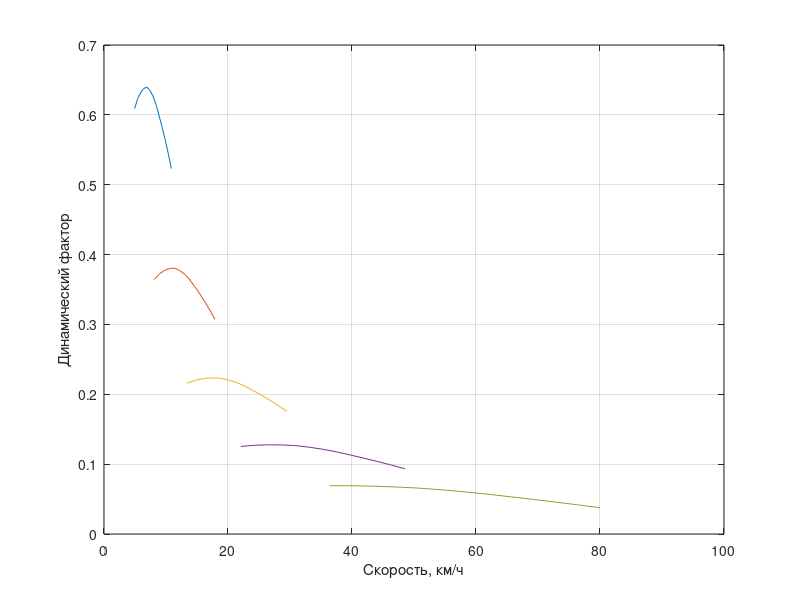

Write the MATLAB code that produced this figure. (Note: this script raises an error after producing the figure.)
clc;
clear;

%% Исходные данные

g = 9.81; % Ускорение свободного падения, м/с^2
m = 10000; %Масса машины, кг
v_max_km = 80; % Минимальная скорость движения машины, км/ч
v_max = v_max_km/3.6; %Макс скорость машины, м/с   
F_lob = 4.26; %Площадь лобового, м^2
alpha_max = deg2rad(30); %Максимальный угол подъема, град -> рад
r_ved = 0.350; %Радиус ведущего колеса, м
L = 3000; %Ресурс, ч
f_min = 0.019; %Мин. коэффициент сопротивления движению
f_max = 0.04; %Мин. коэффициент сопротивления движению
fi = 0.85; % Коэффициент сцепления с дорогой
%Разбиение на передачи производится по геометрическому закону

%% Хар-ки двигателя КамАЗ 740.51-320

n = 1000:100:2200; % Частота вращения, об/мин
M_ef = [1180 1209.6 1230 1243.6 1250 1243.6 1230 1208.6 1180 1149.8 1116.8 1079.9 1040]; % Эффективный момент, Н*м
N_ef = [123.57 139.33 154.57 169.29 183.26 195.34 206.09 215.16 222.42 228.78 233.84 237.49 239.6]; % Эффекстивная мощность, Вт
dvig = [n; M_ef; N_ef]; % Просто так

n_nom = max (n); % Номинальная частота оборотов двигателя, об/мин
n_m = n(M_ef == max(M_ef)); % Частота вращения двигателя при максимальном моменте, об/мин
M_e_max = max(M_ef); % Максимальный момент двигателя, Н*м
M_e_nom = M_ef(n == max(n)); % Момент при номинальных оборотах двигателя, Н*м

%% Определения максимальной мощности двигателя

alpha_min = deg2rad(1); % Продольный уклон дороги дороги, град -> рад
c_x = 0.9; % Коэффициент полной аэродинамической силы5
ro_v = 1.225; % Плотность воздуха, кг/м^3
eta_k = 0.96; % КПД конической передачи
eta_c = 0.97; % КПД цилиндрической передачи
eta_p = 0.96; % КПД планетарной одноступенчатой передачи
k_w = 0.5*c_x*ro_v; % коэффициент обтекаемости (среднее значение по В.Н.Наумову)

G = m*g; % вес, Н
f_0 = f_min*cos(alpha_min)+sin(alpha_min); % Суммарный коэф. сопротивления движению
P_v = k_w*F_lob*v_max^2; % Сила воздушного сопротивления, Н
P_dv = f_0*G+P_v; % Потребная сила тяги, Н
eta_tr = eta_k*eta_c^2*eta_p; % КПД трансмисии     ПОСМОТРЕТЬ НА РЕАЛЬНЫХ ПРИМЕРАХ
eta_gd = 0.919-0.01386*v_max; % КПД гусенечного движителя (для резинометалического шарнира)
eta_0 = eta_tr*eta_gd; % КПД машины 
% eta_0 = 0.9;
N_sv = (P_dv*v_max)/eta_0; % Максимальная свободная мощность двигателя, Вт


%N_emax = N_sv+N_p;
%N_p = N_v+N_vyh+N_vo; % Суммарные потери в энергетической установке, Вт
%N_v = 0,1*N_emax;
%N_vyh = 0,03*N_emax;
%N_vo = 0,02*N_emax;
%N_emax = N_sv+0,1*N_emax+0,03*N_emax+0,02*N_emax;
%N_emax = N_sv+0,15*N_emax;
%0,85*N_emax = N_sv
N_emax = N_sv/0.85; % Номинальная эффективная мощность, Вт
% проверили, что мощности хватает, и теперь опять смотрим на параметры
% двигателя
N_sv_sv = N_ef*0.85; % Свободное то, что оталось у двигатель после того, как забрали 15% на потери кВт
M_sv = 9549*N_sv_sv./n; % Свободный момент, Н*м


%% Определния минимальной скорости и кинематического диапазона трансмиссии

eta_gd_min = 0.919; % КПД гусеницы при минимальной скорости движения
eta_0_min = eta_tr*eta_gd_min; % Общий КПД машины при минимальной скорости движения
f_0_max = f_max*cos(alpha_max)+sin(alpha_max); % Максимальный общий коэффициент сопротивления движению
P_max = f_0_max*G; % Максимальная потребная сила тяги, Н
v_min = (N_sv*eta_0_min)/P_max; % Минимальная скорость движения машины, м/с 
v_min_km = v_min*3.6; % Минимальная скорость движения машины, км/ч
d = v_max/v_min; % Кинематический диапозон трансмисии                        
P_fi_max = fi*G*cos(alpha_max); % Максимальная сила тяги по сцеплению, Н
if (P_max>P_fi_max)
    disp ('Максимальная сила тяги превышает ограничение по сцеплению'); % максимальная сила тяги ограничивается сцеплением с дорогой
end

%% Построение характеристики двигателя КамАЗ 740.51-320

xlabel('Обороты в минуту')
ylabel('Крутящий момент, Н*м')
xlabel('Обороты в минуту')
ylabel('Мощность, Вт')
plot(n, N_ef, n, N_sv)

%% Выбор и разбивка промежуточных передач ступенчатой КПП

k_min = log10(d)/log10(n_nom/n_m); % Минимальное число передач (-1 на заднюю передачу)
k = ceil(k_min); % Число передач
q = nthroot(d, k-1); % Знаменатель геом. прогрессии
for j = 1:k
    v(j) = v_min*q^(j-1); % Скорости на i-ой передаче, м/с
end
v_km = v.*3.6;% Скорости на i-ой передаче, км/ч

i_0 = zeros(1,k);
i_0(k) = (3.6*r_ved*pi*n_nom)/(v_max_km*30);
for j = 1:length(i_0)-1
    i_0(k-j) = i_0(k+1-j)*q;
end

STRAIGHT = 3; % Номер прямой передачи
i_mp = 1; %
i_bp = i_0(STRAIGHT)/i_mp;
i_tm = i_bp*i_mp;
I = i_0/i_tm;


% Передаточные числа на передачах + подбор передаточных чисел

for j = 1:k
    i(j) = I(j)*i_tm;
end

% Скорости по передачам в зависимости от оборотов + КПД на разных скоростях
% + Сила сопротивления воздуха на разных скоростях + Сила сопротивления
% + Воздуха на разных скоростях
%  + Сила тяги по двигателю по передачам  + Динамические факторы по скоростям

for j = 1:k                                % _v - вектор     j - число передач    l - значение
    for l = 1:length(n)
    %v_v(j,l) = 0.337*r_ved.*n(l)/i(j)/3.6;
    v_v(j,l) = pi*r_ved.*n(l)/(30*i(j));
    v_km_v(j,l) = v_v(j,l)*3.6;
    eta_gd_v(j,l) = 0.919-0.01386.*v_v(j,l);
    eta_0_v(j,l) = eta_tr.*eta_gd_v(j,l);
    P_v_v(j,l) = k_w*F_lob.*v_v(j,l).^2;
    P_dv_v(j,l) = (M_sv(l)*i(j).*eta_0_v(j,l))/r_ved;
    D_v(j,l) = (P_dv_v(j,l)-P_v_v(j,l))/G;
    end
end

%plot (D_v(1,:));

for j = 1:k
    plot(v_km_v(j,:), D_v(j,:))
    hold on
end
grid on;
%legend('show');
xlabel ('Скорость, км/ч');
ylabel ('Динамический фактор')


%% Расчёт межосевого расстояния

K = 6.5; % H = 56..63 HRC HRCср =  60
M_max_vh = max(M_sv)
n_max_vh = max(n)
I_vh = 2; % Входной
M_max = M_max_vh*I_vh; % Момент максимальный на первой передаче
n_max = n_max_vh/I_vh;
a1w = K*(I(1)+1)*nthroot(M_max/I(1),3); % Предварительное межосевое расстояние, мм
for cyc = 1:k
    v_okr(cyc) = (2*pi*a1w*n_max)/(6*10^4*(I(cyc)+1)); % Окружная скорость на пятой передаче, м/с
end
psi_ba = 0.20; % Коэффициент ширины
N_HG = 30*611^(2.4); % Число циклов
if N_HG > 12*10^7
    N_HG = 12*10^7;
end
n_z = 1; %кол-во вхождений в зацепление
N_k = 60*n_max*n_z*3000*0.4; % Ресурс в циклах
Z_N = nthroot((N_HG/N_k),6); % Коэффициент долговечности
Z_V = 0.925*v_okr(1)^(0.05); % Коэффициент влияния окружной скорости
Z_R = 1; % Коэффициент влияния шероховатости
sigma_Hlim = 23*60;
S_H = 1.2; % Поверхность упрочнена
sigma_H = sigma_Hlim*Z_N*Z_R*Z_V/S_H;
K_Hv = 1.04 % Коэффициент внутренней динамики нагружения (степень точности 6)
psi_bd = 0.5*psi_ba*(I(1)+1);
K_0Hb = 1.28;
K_0Ha = 1
K_Hw = 1;
K_Ha = 1+(K_0Ha-1)*K_Hw
K_Hb = 1+(K_0Hb-1)*K_Hw
K_H = K_Hv*K_Hb*K_Ha; % Коэффициент нагрузки в расчётах на контактную точность
K_a = 450;
a_w = K_a*(I(1)+1)*nthroot((K_H*M_max)/(psi_ba*I(1)*sigma_H^2), 3); % Уточненное межосевое, мм
a_w = floor(a_w/10)*10+10

%% Расчёт модуля колес
%for cyc = 1:k
    %d2(cyc) = (2*a_w*I(cyc))/(I(cyc)+1) % ?
%end
b2 = psi_ba*a_w; % Ширина колеса, мм
b2 = 60; % Из ряда стандартных значений
b1 = b2+5
K_m = 3.4*10^3; % Для прямозубых
K_Fv = 1.10; % Коэффициент внутренней динамики нагружения (степень точности 6)
K_Fb = 0.18+0.82*K_0Hb
K_Fa = K_0Ha;
K_F = K_Fv*K_Fb*K_Fa; % Коэффициент нагрузки по напряжениям изгиба
sigma_Flim = 800; % Предел выносливости МПА
q = 9;
N_FG = 4*10^6
if N_k > N_FG
    N_k = N_FG;
end
Y_N = nthroot(N_FG/N_k, q);
Y_R = 1.2; % ?
Y_A = 0.75; 
S_F = 1.55;
sigma_F = sigma_Flim*Y_N*Y_R*Y_A/S_F
mod_max = (2*a_w)/(17*(I(1)+1)); % Максимальное значение модуля передачи;
mod_min = (K_m*K_F*M_max*(I(1)+1))/(a_w*b2*(sigma_F)) % Минимальное значение модуля
MOD_VALUE = [mod_min mod_max]
mod = 5; % Стандартное значение из 1-го ряда


z_s = floor((2*a_w)/mod); % Суммарное число зубьев
for cyc = 1:k
    z(1,cyc) = floor(z_s/(I(cyc)+1)); % Предварительное число зубьев шестерни на cyc-й передаче
    z(2,cyc) = z_s-z(1,cyc); % Предварительное число зубьев колеса на cyc-й передаче
    U(cyc) = z(2,cyc)/z(1,cyc); % Фактическое передаточное число
    delta(cyc) = abs((I(cyc)-U(cyc))/I(cyc))*100;
end
z(1,6) = z(1,1);
z(2,6) = z(2,1);
U(6) = U(1);
I(6) = I(1);
delta(6) = delta(1);
PEREDAT = [1:1:6;I;U;delta]; % для визуального сравнения передаточных чисел
ZUB = z

%% Расчёт основных размеров зубчатых колес
x=0 % Коэффицент смещения инструмента
for CYC = 1:2
    for cyc = 1:k+1
        d_k_d(CYC,cyc) = z(CYC,cyc)*mod; % Делительный диаметр шестерни(1,cyc) и колеса(2,cyc)    
        a(cyc) = ceil((0.5*mod*(z(2,cyc)+z(1,cyc)))/10)*10; % Делительное межосевое
        y(cyc) = -(a_w-a(cyc))/mod
        d_k_a(CYC,cyc) = d_k_d(CYC,cyc)+2*(1+x-y(cyc))*mod % Диаметр окружности вершин зубьев шестерни(1,cyc) и колеса(2,cyc) 
        d_k_f(CYC,cyc) = d_k_d(CYC,cyc)-2*(1.25-x)*mod % Диаметр окружностей впадин шестерни(1,cyc) и колеса(2,cyc)
    end
end

% Проверка кружной скорости на пятой и первой передачах, м/с
for cyc = 1:k
    v_okr(2,cyc) = pi*d_k_f(1,cyc)*(n_max/(6*10^4));
end 
%% Проверка зубьев по напряжениям

% По контактным напряжениям
minkol = 20
for cyc = 1:k+1      %ЭТО СТРАННО
        b2(cyc) = ceil((9600^2*K_H*M_max*(U(cyc)+1)^3)/(((sigma_Hlim/1.2)*a_w)^2*U(cyc)));
        if b2(cyc) < minkol
            b2(cyc) = minkol;
        end
        b1(cyc) = b2(cyc)+5;
end

B12 = [b1;b2]
KOLESA = [1:1:cyc; z; 1:1:cyc; d_k_d(1,:); d_k_a(1,:); d_k_f(1,:);1:1:cyc ; d_k_d(2,:); d_k_a(2,:); d_k_f(2,:); 1:1:cyc; B12; 1:1:cyc; (d_k_d(1,:)+d_k_d(2,:))/2]; % таблица параметров

% Силы в зацеплении

for cyc = 1:k
    Ft1(cyc) = 2*10^3*(M_max/d_k_d(1,cyc)); % Окружная сила
    Ft2(cyc) = 2*10^3*(M_max/d_k_d(2,cyc)); 
    Fr1(cyc) = Ft1(cyc)*0.364; % Радиальная сила
    Fr2(cyc) = Ft2(cyc)*0.364;
end
FORCE = [Ft1; Ft2; Fr1; Fr2]

% По изгибным напряжениям


Y_beta = 1;
Y_epsilon = 0.8;
Y_FS = [4.16 3.79 3.67 3.62 3.6;
        3.59 3.59 3.6  3.62 3.67]
for cyc = 1:k
    sigma_F2(cyc) = ((K_F*Ft2(cyc)*Y_FS(2,cyc)*Y_beta*Y_epsilon)/(b2(cyc)*mod)); % Для колеса
    sigma_F1(cyc) = sigma_F2(cyc)*(Y_FS(1,cyc)/Y_FS(2,cyc)); % Для шестерни
end

%% Расчет валов

Tb = M_max; % Максимальный момент на быстроходном валу
Tt = M_max*U(1); % Максимальный момент на тихоходном валу
d_valb = ceil(6*nthroot(Tb, 3))+2; % Диаметр вала по Ра40
d_valt = ceil(5*nthroot(Tt, 3))+8; % Диаметр вала по Ра40


zAz_kol = 25; %Зазор между колесами
zAz_sin = 125; %Зазор на синхронизатор/муфту
zAz_op = 85; % Зазор на опору
b1(1) = ceil(0.1*(b2(1)+b2(6)+zAz_sin)*2/3)/0.1
b1(6) = b1(1)
KOLESA(13,1) = b1(1)
KOLESA(13,6) = b1(6)
lvalb = zAz_sin+zAz_kol+b2(4)+zAz_sin+b2(5)+zAz_kol+zAz_op+zAz_kol+b2(1)+zAz_sin+b2(6)+zAz_sin+b2(2)+zAz_sin+b2(3)+zAz_kol+zAz_sin;

% Входной валик

z2vh = floor(z(1,4)/I_vh); % Число зубьев зубчатого колеса 4-й передачи с которой сопряжен валик 
a_vh= ((0.5*mod*(z(1,4)+z2vh))/10)*10; % Делительное межосевое
d_k_dvh = (z2vh*mod/10)*10; % Делительный диаметр шестерни
d_k_avh = d_k_dvh+2*(1+x-y(4))*mod % Диаметр окружности вершин зубьев шестерни
d_k_fvh = d_k_dvh-2*(1.25-x)*mod % Диаметр окружностей впадин шестерни
b1vh = b1(4)+5;
a_vhcheck = (d_k_d(1,4)+d_k_dvh)/2
A_VH = [a_vh a_vhcheck]
Tvh = M_max_vh; % Максимальный момент на входном валу
d_val_vh = ceil(6*nthroot(Tvh, 3))+1; % Диаметр вала по Ра40

KOL_VH = [z2vh z(1,4); A_VH; d_k_dvh d_k_avh; d_k_fvh b1vh]




a_l1 = zAz_kol+b2(4)+zAz_sin+b2(5)+135+b2(1)/2;
a_l2 = zAz_kol+b2(4)+zAz_sin+b2(5)+135+b2(1)+zAz_sin+b2(6)+zAz_kol+b2(2)/2;
a_l3 = zAz_kol+b2(4)+zAz_sin+b2(5)+135+b2(1)+zAz_sin+b2(6)+zAz_kol+b2(2)+zAz_sin+b2(3)/2;
a_l5 = zAz_kol+b2(4)/2;
a_l4 = zAz_kol+b2(4)+zAz_sin+b2(5)/2
a_l6(2) = zAz_kol+b2(4)+zAz_sin+b2(5)+135+b2(1)+zAz_sin+b2(6)/2;
a_l6(1) = zAz_kol+b2(4)+zAz_sin+b2(5)+135+(b2(1)+zAz_sin+b2(6))/2
       

l_val = zAz_kol+b2(4)+zAz_sin+b2(5)+zAz_kol+zAz_op+zAz_kol+b2(1)+zAz_sin+b2(6)+zAz_sin+b2(2)+zAz_sin+b2(3)+zAz_kol; % От опоры до опоры, мм
% l_val = l_val/1000;% м
l1 = a_l4+b2(5)/2+135/2; % 4 и 5 передачи, мм
% l1 = l1/1000; % м
l2 = l_val-l1; % 1, 2, 3 и задняя передачи, мм


 
a_l = [l_val-a_l1 l_val-a_l2 l_val-a_l3 l_val-a_l4 l_val-a_l5 l_val-a_l6(1);
       l_val-a_l1 l_val-a_l2 l_val-a_l3 l_val-a_l4 l_val-a_l5 l_val-a_l6(2)]% мм

a_l = a_l./1000
l1 = l1/1000; % м
l_val = l_val/1000;% м
l2 = l2/1000; % м

for CYC = 1:2 % 1-шестерня 2-зубчатое клесо
    for cyc = 1:k+1 % передачи
        F_t(1,cyc) = (2*10^3*Tb)/d_k_d(1,cyc);
        F_t(2,cyc) = (2*10^3*Tb*U(cyc))/d_k_d(2,cyc);
        F_r(CYC,cyc) = F_t(CYC,cyc)*0.364;
        P(CYC,cyc) = sqrt(F_t(CYC,cyc)^2+F_r(CYC,cyc)^2);
        C(CYC,cyc) = (P(CYC,cyc)*a_l(CYC, cyc)*(l_val^2-a_l(CYC, cyc)^2-l1^2))/(2*l1*l2^2);
        B(CYC,cyc) = (P(CYC,cyc)*(l_val-a_l(CYC,cyc))-C(CYC,cyc)*l1)/l_val;
        A(CYC,cyc) = (C(CYC,cyc)*l2-P(CYC,cyc)*(a_l(CYC,cyc)))/l_val;
    end
end

l_val_vh = l1
a_l_vh = l_val_vh-a_l4*10^-3
F_z_vh = (2*10^3*Tvh)/d_k_dvh;
F_r_vh = F_z_vh*0.364;
P_vh = sqrt(F_z_vh^2+F_r_vh^2);
A_vh = (P_vh*(l_val_vh-a_l_vh))/l_val_vh
B_vh = 0;
C_vh = (P_vh*(a_l_vh))/l_val_vh


VALEK1 = [1:1:cyc; F_t(1,:); F_r(1,:); P(1,:); a_l(1,:); zeros(1,cyc); A(1,:); C(1,:); B(1,:)];
VALEK2 = [1:1:cyc; F_t(2,:); F_r(2,:); P(2,:); a_l(2,:); zeros(1,cyc); A(2,:); C(2,:); B(2,:)]
VALEKVH =[F_z_vh; F_r_vh; P_vh; 0; A_vh; C_vh]

M_izg_vh = A_vh*(a_l_vh)
for CYC=1:2
        % M_izgP(CYC,6) = A(CYC,6)*(l_val-a_l(CYC, 6));
        % M_izgC(CYC,6) = A(CYC,6)*l1-P(CYC,6)*(a_l(CYC, 6)-l2);
    for cyc = 4:k
        M_izgP(CYC,cyc) = A(CYC,cyc)*(l_val-a_l(CYC, cyc))-C(CYC,cyc)*(l2-a_l(CYC, cyc));
        M_izgC(CYC,cyc) = A(CYC,cyc)*l1;
    end
    for cyc = [1:3 6]
        M_izgP(CYC,cyc) = A(CYC,cyc)*(l_val-a_l(CYC,cyc));
        M_izgC(CYC,cyc) = A(CYC,cyc)*l1-P(CYC,cyc)*(a_l(CYC,cyc)-l2);
    end
end

M_izg1 = abs([M_izgP(1,:) ; zeros(1,cyc); M_izgC(1,:)])
M_izg2 = abs([M_izgP(2,:) ; zeros(1,cyc); M_izgC(2,:)])
M_izg_max1 = max(M_izg1,[],"all")
M_izg_max2 = max(M_izg2,[],"all")
sigma_sm = 392*10^6; % МПА
E = 2*10^5; % Модуль упругости, МПА

%d_valb = ceil(((10^3)*nthroot(sqrt(Tb^2+M_izg_max1^2)/(0.1*sigma_sm),3))/10)*10-2; % Для Шлицов
%d_valt = ceil((10^3)*nthroot(sqrt(Tt^2+M_izg_max2^2)/(0.1*sigma_sm),3)/10)*10-2; % 

d_valvh = ceil((10^3)*nthroot(sqrt(Tvh^2+M_izg_vh^2)/(0.1*sigma_sm),3)/10)*10+6 % Для Шлицов
d_valb = ceil((10^3)*nthroot(sqrt(Tb^2+M_izg_max1^2)/(0.1*sigma_sm),3))+4 % Для Шлицов
d_valt = floor((10^3)*nthroot(sqrt(Tt^2+M_izg_max2^2)/(0.1*sigma_sm),3)/10)*10-2; % 



DIAM_VALEK = [d_valvh d_valb  d_valt]

d_valvh_check = nthroot((32*Tvh*l_val_vh)/(10^6*pi*2*E),4)
d_valb_check = nthroot((32*Tb*l_val)/(10^6*pi*2*E),4)
d_valt_check = nthroot((32*Tt*l_val)/(10^6*pi*2*E),4)

DIAM_VALEK_CHECK = [d_valvh_check d_valb_check d_valt_check]*1000

DIAM_VALEK_COMPARE = [DIAM_VALEK; DIAM_VALEK_CHECK]

% Паразиты
P_par = P(1,6)
gamma = 74
F_par = sqrt(2*P_par^2*(1-cosd(180-gamma)))
a_par = 0.190
R_par = F_par/2
y_par = 1e-6
J_par = (R_par*a_par^3)/(3*E*1e6*y_par)
d_par = ceil((1e3)*nthroot(sqrt(M_izg_max1^2)/(0.1*sigma_sm),3))


%% Расчёт подшипников (Носов)
ny(1) = n_max;
ny(2) = n_max/U(5)
ny(3) = n_max_vh

nn1 = (n_max)./(ny(1))
nn2 = (n_max./U)./(ny(2))

alfa = [0.05 0.10 0.20 0.35 0.30 0.05]; % коэффициенты брались как для 6-ступенчатой коробки, где 6-я передача - задняя
Q_ekvA(1) = nthroot((sum(alfa.*nn1.*abs(A(1,:)).^3.33)),3.33);
Q_ekvA(2) = nthroot((sum(alfa.*nn2.*abs(A(2,:)).^3.33)),3.33);
Q_ekvA(3) = nthroot((sum(alfa(4).*abs(A_vh).^3.33)),3.33);

Q_ekvB(1) = nthroot((sum(alfa.*nn1.*abs(B(1,:)).^3.33)),3.33);
Q_ekvB(2) = nthroot((sum(alfa.*nn2.*abs(B(2,:)).^3.33)),3.33);
Q_ekvB(3) = nthroot((sum(alfa(4).*abs(B_vh).^3.33)),3.33);

Q_ekvC(1) = nthroot((sum(alfa.*nn1.*abs(C(1,:)).^3.33)),3.33);
Q_ekvC(2) = nthroot((sum(alfa.*nn2.*abs(C(2,:)).^3.33)),3.33);
Q_ekvC(3) = nthroot((sum(alfa(4).*abs(C_vh).^3.33)),3.33);

Q_ekv = [Q_ekvA' Q_ekvC' Q_ekvB']


Kb = 1.5;
Kt = 1;
for CYC = 1:3
    C_Q(CYC,:) = floor((0.1*Q_ekv(CYC,:))*((ny(CYC)*L)^0.3)*Kb*Kt);
end
F_ig = 1.5*P(2,:);
F_ig_par = 1.5*P_par;
%% Расчёт подшипников (Леликов)
% V = 1
% X = 1
% Y = 0
% R_a = 1
% Kb = 1.65;
% Kt = 1;
% a1 = 1
% a23_roll = 0.75
% a23_ball = 0.55
% k_roll = 10/3
% k_ball = 3
% for CYC=1:2
%     Pr_A(CYC) = (V*X*max(abs(A(CYC,:)))+Y*R_a)*Kb*Kt
%     Pr_B(CYC) = (V*X*max(abs(B(CYC,:)))+Y*R_a)*Kb*Kt
%     Pr_C(CYC) = (V*X*max(abs(C(CYC,:)))+Y*R_a)*Kb*Kt
% end
% Pr_A = Pr_A'
% Pr_A(3,1) = (V*X*abs(A_vh)+Y*R_a)*Kb*Kt
% Pr_B = Pr_B'
% Pr_B(3,1) = (V*X*abs(C_vh)+Y*R_a)*Kb*Kt
% Pr_C = Pr_C'
% Pr_C(3,1) = 0
% 
% for CYC=1:2
%     C_rA(CYC) = nthroot((L*60*ny(CYC))/(10^6*a1*a23_roll),k_roll)*Pr_A(CYC)
%     C_rB(CYC) = nthroot((L*60*ny(CYC))/(10^6*a1*a23_roll),k_roll)*Pr_B(CYC)
%     C_rC(CYC) = nthroot((L*60*ny(CYC))/(10^6*a1*a23_roll),k_roll)*Pr_C(CYC)
% end
% C_r = [C_rA' C_rB' C_rC']

%% Расчет шлицевых соединений 
% Промежуточный вал (1) (10 х 62 х 68  ГОСТ 1139-80)
l_sh123r = (lvalb-l_val*1000)/2+(l_val*1000 - (zAz_op+zAz_kol+b2(5)+zAz_sin+b2(4)+15))
l_sh45 = (lvalb-l_val*1000)/2+(l_val*1000 - (zAz_op+zAz_kol+b2(1)+zAz_sin+b2(6)+zAz_kol+b2(2)+zAz_sin+b2(3)+15))

lambda = 0.75
d_n1 = d_valb/1000
d_v1 = 62/1000
z_sh1 = 10
b_sh1 = 12/1000
l_sh1 =25/1000
sigma_smsh1 = (8*M_max)/(lambda*(d_n1^2-d_v1^2)*l_sh1*z_sh1)*10^-6
tau_srsh1 = (4*M_max)/(lambda*(d_n1+d_v1)*l_sh1*z_sh1*b_sh1)*10^-6

% Выходной вал (2) (10 х 102 х 108  ГОСТ 1139-80)

lambda = 0.75
d_n2 = d_valt/1000
d_v2 = 62/1000
z_sh2 = 10
b_sh2 = 14/1000
l_sh2 =20/1000
sigma_smsh2 = (8*M_max)/(lambda*(d_n2^2-d_v2^2)*l_sh2*z_sh2)*10^-6
tau_srsh2 = (4*M_max)/(lambda*(d_n2+d_v2)*l_sh2*z_sh2*b_sh2)*10^-6

% Входной вал (2) (10 х 42 х 46  ГОСТ 1139-80)

lambda = 0.75
d_nvh = d_valvh/1000  
d_vvh = 42/1000
z_shvh = 8
b_shvh = 8/1000
l_shvh =25/1000
sigma_smshvh = (8*M_max_vh)/(lambda*(d_nvh^2-d_vvh^2)*l_shvh*z_shvh)*10^-6
tau_srshvh = (4*M_max_vh)/(lambda*(d_nvh+d_vvh)*l_shvh*z_shvh*b_shvh)*10^-6

SHLITZ = [sigma_smsh1 tau_srsh1; sigma_smsh2 tau_srsh2; sigma_smshvh tau_srshvh;]
%% Расчёт синхронизаторов

r_c = 0.153;
b_tr = 0.015;
q_c = 1.5*10^6; % для стали, Па
alpha_sync = 10
P_sync = 2*pi*r_c*b_tr*sind(alpha_sync)*q_c 
P_sync_n = 2*pi*r_c*b_tr*q_c 

z_spring = 8;
alpha_k = 35;
P_n = (P_sync/z_spring)*tand(alpha_k)
r_0c = 0.158
ac = r_c/(r_0c*sind(alpha_sync))
beta_sk = ceil(atand((0.06*ac+0.1)/(1-0.06*0.1*ac)))

%% Расчет толщины стенок картера

delta_k = ceil(1.3*nthroot(M_max*U(1),4))+1
B_crtr = d_k_avh/2+a_vh+a_w+d_k_a(2,1)+4*delta_k
%% Расчет диаметра болтов картера

d_b_k = ceil(1.25*nthroot(M_max,3))+1
